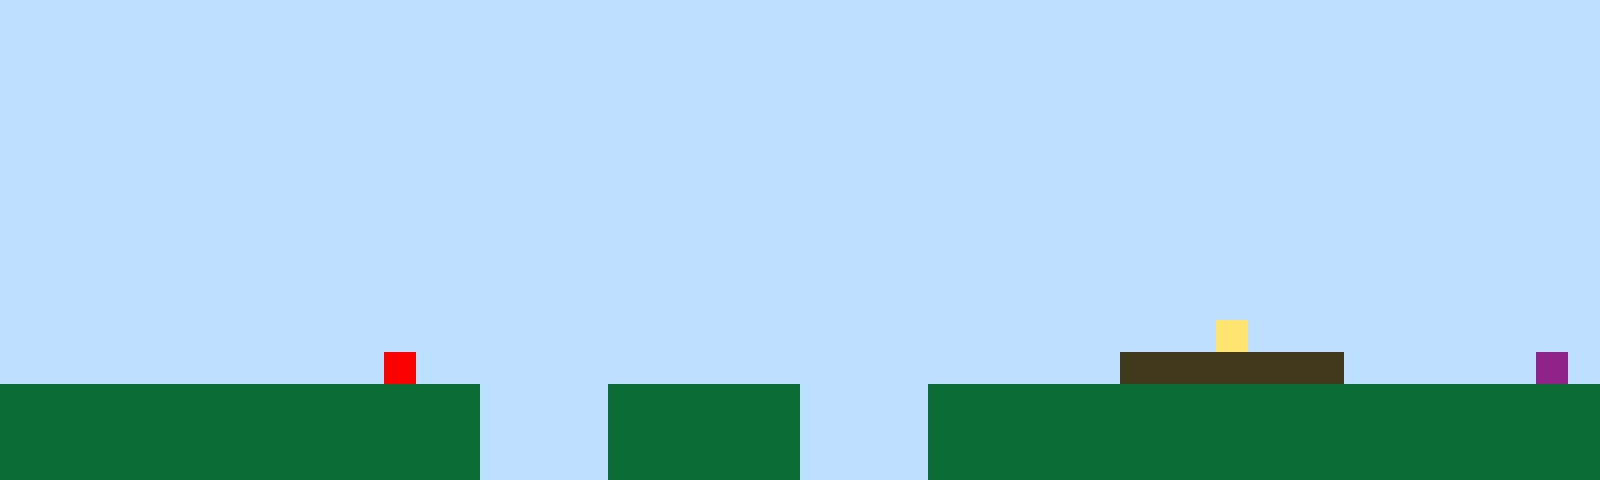

The image is a tile-based game level rendered from a .tmx file. Its description and complete source (layers, tilesets, objects, tile grids) follow:
An orthogonal 50x15 tile map with 32x32 px tiles, 1 tile layer (Tile Layer 1).

<map version="1.10" tiledversion="1.11.2" orientation="orthogonal" renderorder="right-up" width="50" height="15" tilewidth="32" tileheight="32" infinite="0" nextlayerid="2" nextobjectid="1"><editorsettings><export target="map1.csv" format="csv" /></editorsettings><tileset firstgid="1" name="sprites" tilewidth="32" tileheight="32" tilecount="6" columns="3"><image source="sprites.png" width="96" height="64" /></tileset><layer id="1" name="Tile Layer 1" width="50" height="15"><data encoding="csv">1,1,1,1,1,1,1,1,1,1,1,1,1,1,1,1,1,1,1,1,1,1,1,1,1,1,1,1,1,1,1,1,1,1,1,1,1,1,1,1,1,1,1,1,1,1,1,1,1,1,1,1,1,1,1,1,1,1,1,1,1,1,1,1,1,1,1,1,1,1,1,1,1,1,1,1,1,1,1,1,1,1,1,1,1,1,1,1,1,1,1,1,1,1,1,1,1,1,1,1,1,1,1,1,1,1,1,1,1,1,1,1,1,1,1,1,1,1,1,1,1,1,1,1,1,1,1,1,1,1,1,1,1,1,1,1,1,1,1,1,1,1,1,1,1,1,1,1,1,1,1,1,1,1,1,1,1,1,1,1,1,1,1,1,1,1,1,1,1,1,1,1,1,1,1,1,1,1,1,1,1,1,1,1,1,1,1,1,1,1,1,1,1,1,1,1,1,1,1,1,1,1,1,1,1,1,1,1,1,1,1,1,1,1,1,1,1,1,1,1,1,1,1,1,1,1,1,1,1,1,1,1,1,1,1,1,1,1,1,1,1,1,1,1,1,1,1,1,1,1,1,1,1,1,1,1,1,1,1,1,1,1,1,1,1,1,1,1,1,1,1,1,1,1,1,1,1,1,1,1,1,1,1,1,1,1,1,1,1,1,1,1,1,1,1,1,1,1,1,1,1,1,1,1,1,1,1,1,1,1,1,1,1,1,1,1,1,1,1,1,1,1,1,1,1,1,1,1,1,1,1,1,1,1,1,1,1,1,1,1,1,1,1,1,1,1,1,1,1,1,1,1,1,1,1,1,1,1,1,1,1,1,1,1,1,1,1,1,1,1,1,1,1,1,1,1,1,1,1,1,1,1,1,1,1,1,1,1,1,1,1,1,1,1,1,1,1,1,1,1,1,1,1,1,1,1,1,1,1,1,1,1,1,1,1,1,1,1,1,1,1,1,1,1,1,1,1,1,1,1,1,1,1,1,1,1,1,1,1,1,1,1,1,1,1,1,1,1,1,1,1,1,1,1,1,1,1,1,1,1,1,1,1,1,1,1,1,1,1,1,1,1,1,1,1,1,1,1,1,1,1,1,1,1,1,1,1,1,1,1,1,1,1,1,1,1,1,1,1,1,1,1,1,1,1,1,1,1,1,1,1,1,1,1,1,1,1,1,1,1,1,1,1,1,1,1,1,1,1,1,1,1,1,1,1,1,1,1,4,1,1,1,1,1,1,1,1,1,1,1,1,1,1,1,1,1,1,1,1,1,1,1,5,1,1,1,1,1,1,1,1,1,1,1,1,1,1,1,1,1,1,1,1,1,1,3,3,3,3,3,3,3,1,1,1,1,1,1,6,1,2,2,2,2,2,2,2,2,2,2,2,2,2,2,2,1,1,1,1,2,2,2,2,2,2,1,1,1,1,2,2,2,2,2,2,2,2,2,2,2,2,2,2,2,2,2,2,2,2,2,2,2,2,2,2,2,2,2,2,2,2,2,2,2,2,1,1,1,1,2,2,2,2,2,2,1,1,1,1,2,2,2,2,2,2,2,2,2,2,2,2,2,2,2,2,2,2,2,2,2,2,2,2,2,2,2,2,2,2,2,2,2,2,2,2,1,1,1,1,2,2,2,2,2,2,1,1,1,1,2,2,2,2,2,2,2,2,2,2,2,2,2,2,2,2,2,2,2,2,2</data></layer></map>
